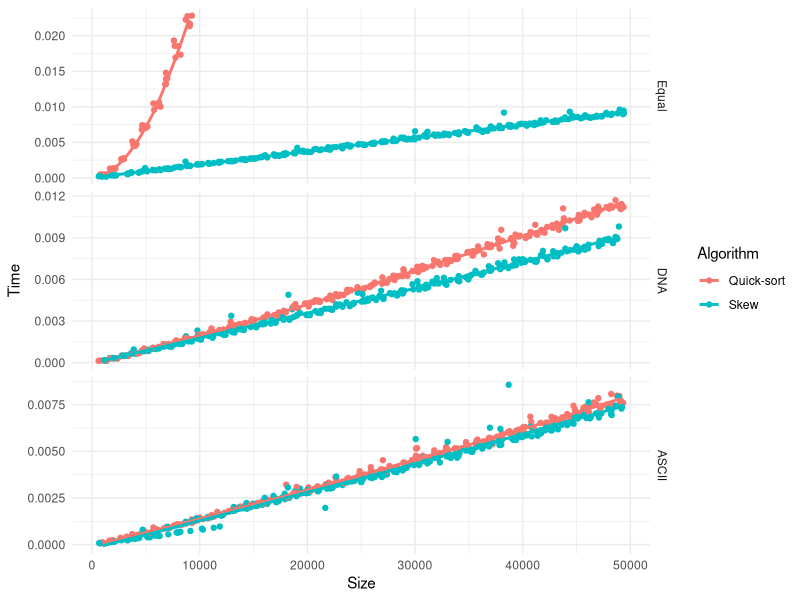

This chart was generated by the following R code:
#library(tidyverse)
library(readr)
library(ggplot2)


performance6 <- read_table2("suffix_array_construction_v6.txt",
                            col_names = c("Algorithm", "String", "Size", "Time"))
performance7 <- read_table2("suffix_array_construction_v7.txt",
                            col_names = c("Algorithm", "String", "Size", "Time"))
performance8 <- read_table2("suffix_array_construction_v8.txt",
                            col_names = c("Algorithm", "String", "Size", "Time"))


performance <- read_table2("suffix_array_construction.txt",
                            col_names = c("Algorithm", "String", "Size", "Time"))
performance$String <- factor(performance$String, levels = c("Equal", "DNA", "ASCII"))


ggplot(performance,
       aes(x = Size, y = Time, color = Algorithm)) +
    facet_grid(String ~ ., scales = "free_y") +
    geom_jitter() +
    geom_smooth(method = "loess", se = FALSE) +
    theme_minimal()
